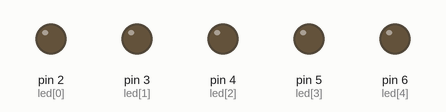
Recording of a sketch running on a simulated Arduino Uno, built with avr-gcc and run on an emulated ATmega328P. Shown: output pins drawn as LEDs (lit = HIGH).

Above: at 0.1 s.
At 3.1 s:
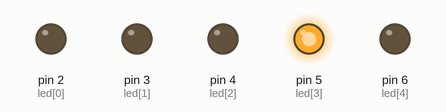
At 9.1 s:
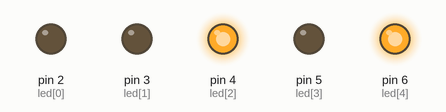
At 14.1 s:
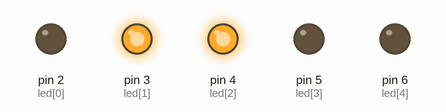
At 22.1 s:
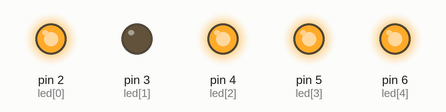
At 29.1 s:
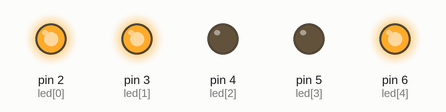
Timing chart, 0 to 30.6 s (numbered marks = the images above):
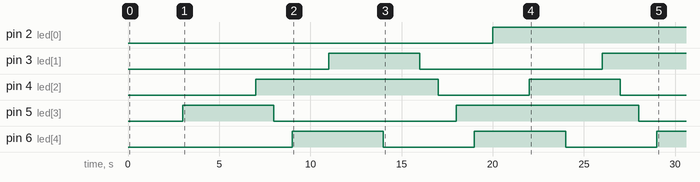

Measured:
- by itself, pin 2 (led[0]): LOW → HIGH at 20.0 s
- by itself, pin 3 (led[1]): LOW → HIGH at 11.0 s, → LOW 5.0 s later, → HIGH 10.0 s later
- by itself, pin 4 (led[2]): LOW → HIGH at 7.0 s, → LOW 10.0 s later, → HIGH 5.0 s later, → LOW 5.0 s later
- by itself, pin 5 (led[3]): LOW → HIGH at 3.0 s, → LOW 5.0 s later, → HIGH 10.0 s later, → LOW 10.0 s later
- by itself, pin 6 (led[4]): alternates HIGH for 5.0 s and LOW for 5.0 s, 5 changes in all, then stays HIGH

The sketch:

sketch_jan15c.ino
```cpp
int led[5] = {2, 3, 4, 5, 6};

int val[32][5] = {{0, 0, 0, 0, 0},
  {0, 0, 0, 0, 1},
  {0, 0, 0, 1, 0},
  {0, 0, 0, 1, 1},
  {0, 0, 1, 0, 0},
  {0, 0, 1, 0, 1},
  {0, 0, 1, 1, 0},
  {0, 0, 1, 1, 1},
  {0, 1, 0, 0, 0},
  {0, 1, 0, 0, 1},
  {0, 1, 0, 1, 0},
  {0, 1, 0, 1, 1},
  {0, 1, 1, 0, 0},
  {0, 1, 1, 0, 1},
  {0, 1, 1, 1, 0},
  {0, 1, 1, 1, 1},
  {1, 0, 0, 0, 0},
  {1, 0, 0, 0, 1},
  {1, 0, 0, 1, 0},
  {1, 0, 0, 1, 1},
  {1, 0, 1, 0, 0},
  {1, 0, 1, 0, 1},
  {1, 0, 1, 1, 0},
  {1, 0, 1, 1, 1},
  {1, 1, 0, 0, 0},
  {1, 1, 0, 0, 1},
  {1, 1, 0, 1, 0},
  {1, 1, 0, 1, 1},
  {1, 1, 1, 0, 0},
  {1, 1, 1, 0, 1},
  {1, 1, 1, 1, 0},
  {1, 1, 1, 1, 1}
};

void setup()
{
  for (int i = 0; i <= 4; i++) {
    pinMode(led[i], OUTPUT);
  }
}

void loop()
{
  for (int i = 0; i < 32; i++) {
    digitalWrite(led[i % 5], val[i][i % 5]);
    delay(1000);
  }
  delay(2000);
  for (int i = 31; i >= 0; i--) {
    digitalWrite(led[i % 5], val[i][i % 5]);
    delay(1000);
  }
}
```
